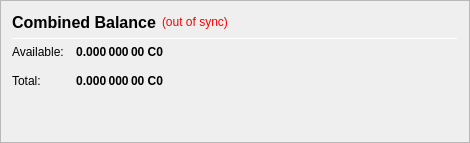
                   <widget class="QFrame" name="frame_CombinedBalances">
                    <property name="minimumSize">
                     <size>
                      <width>470</width>
                      <height>0</height>
                     </size>
                    </property>
                    <property name="frameShape">
                     <enum>QFrame::StyledPanel</enum>
                    </property>
                    <property name="frameShadow">
                     <enum>QFrame::Raised</enum>
                    </property>
                    <layout class="QVBoxLayout" name="verticalLayout_5">
                     <item>
                      <layout class="QHBoxLayout" name="horizontalLayout_5" stretch="0,0,0">
                       <item>
                        <widget class="QLabel" name="label_5z">
                         <property name="minimumSize">
                          <size>
                           <width>0</width>
                           <height>20</height>
                          </size>
                         </property>
                         <property name="font">
                          <font>
                           <pointsize>12</pointsize>
                           <weight>75</weight>
                           <bold>true</bold>
                          </font>
                         </property>
                         <property name="toolTip">
                          <string>Combined Balance (including unconfirmed and immature coins)</string>
                         </property>
                         <property name="text">
                          <string>Combined Balance</string>
                         </property>
                        </widget>
                       </item>
                       <item>
                        <widget class="QLabel" name="labelWalletStatus">
                         <property name="cursor">
                          <cursorShape>WhatsThisCursor</cursorShape>
                         </property>
                         <property name="toolTip">
                          <string>The displayed information may be out of date. Your wallet automatically synchronizes with the C0 network after a connection is established, but this process has not completed yet.</string>
                         </property>
                         <property name="styleSheet">
                          <string notr="true">QLabel { color: red; }</string>
                         </property>
                         <property name="text">
                          <string notr="true">(out of sync)</string>
                         </property>
                         <property name="alignment">
                          <set>Qt::AlignLeading|Qt::AlignLeft|Qt::AlignVCenter</set>
                         </property>
                        </widget>
                       </item>
                       <item>
                        <spacer name="horizontalSpacer_1">
                         <property name="orientation">
                          <enum>Qt::Horizontal</enum>
                         </property>
                         <property name="sizeHint" stdset="0">
                          <size>
                           <width>40</width>
                           <height>20</height>
                          </size>
                         </property>
                        </spacer>
                       </item>
                      </layout>
                     </item>
                     <item>
                      <widget class="Line" name="line_CombinedBalance">
                       <property name="minimumSize">
                        <size>
                         <width>0</width>
                         <height>1</height>
                        </size>
                       </property>
                       <property name="maximumSize">
                        <size>
                         <width>16777215</width>
                         <height>1</height>
                        </size>
                       </property>
                       <property name="orientation">
                        <enum>Qt::Horizontal</enum>
                       </property>
                      </widget>
                     </item>
                     <item>
                      <layout class="QGridLayout" name="gridLayout_3">
                       <property name="spacing">
                        <number>12</number>
                       </property>
                       <item row="1" column="0">
                        <widget class="QLabel" name="labelBalanceTextz">
                         <property name="text">
                          <string>Available:</string>
                         </property>
                        </widget>
                       </item>
                       <item row="1" column="1">
                        <widget class="QLabel" name="labelBalancez">
                         <property name="font">
                          <font>
                           <weight>75</weight>
                           <bold>true</bold>
                          </font>
                         </property>
                         <property name="cursor">
                          <cursorShape>IBeamCursor</cursorShape>
                         </property>
                         <property name="toolTip">
                          <string>Your current spendable balance</string>
                         </property>
                         <property name="text">
                          <string notr="true">0.000 000 00 C0</string>
                         </property>
                         <property name="alignment">
                          <set>Qt::AlignRight|Qt::AlignTrailing|Qt::AlignVCenter</set>
                         </property>
                         <property name="textInteractionFlags">
                          <set>Qt::LinksAccessibleByMouse|Qt::TextSelectableByKeyboard|Qt::TextSelectableByMouse</set>
                         </property>
                        </widget>
                       </item>
                       <item row="2" column="0">
                        <widget class="QLabel" name="labelTotalTextz">
                         <property name="text">
                          <string>Total:</string>
                         </property>
                        </widget>
                       </item>
                       <item row="2" column="1">
                        <widget class="QLabel" name="labelTotalz">
                         <property name="font">
                          <font>
                           <weight>75</weight>
                           <bold>true</bold>
                          </font>
                         </property>
                         <property name="cursor">
                          <cursorShape>IBeamCursor</cursorShape>
                         </property>
                         <property name="toolTip">
                          <string>Total Balance, including all unavailable coins.</string>
                         </property>
                         <property name="text">
                          <string notr="true">0.000 000 00 C0</string>
                         </property>
                         <property name="alignment">
                          <set>Qt::AlignRight|Qt::AlignTrailing|Qt::AlignVCenter</set>
                         </property>
                         <property name="textInteractionFlags">
                          <set>Qt::LinksAccessibleByMouse|Qt::TextSelectableByKeyboard|Qt::TextSelectableByMouse</set>
                         </property>
                        </widget>
                       </item>
                       <item row="2" column="3">
                        <spacer name="horizontalSpacer_2">
                         <property name="orientation">
                          <enum>Qt::Horizontal</enum>
                         </property>
                         <property name="sizeHint" stdset="0">
                          <size>
                           <width>40</width>
                           <height>20</height>
                          </size>
                         </property>
                        </spacer>
                       </item>
                      </layout>
                     </item>
                     <item>
                      <spacer name="verticalSpacer_1">
                       <property name="orientation">
                        <enum>Qt::Vertical</enum>
                       </property>
                       <property name="sizeHint" stdset="0">
                        <size>
                         <width>20</width>
                         <height>40</height>
                        </size>
                       </property>
                      </spacer>
                     </item>
                    </layout>
                   </widget>
